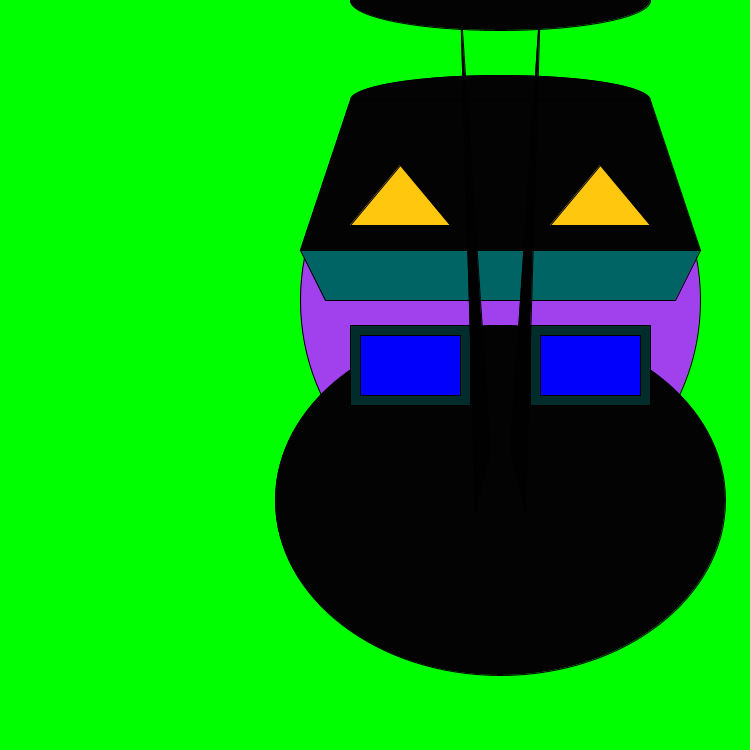
Frame 1 (no input)
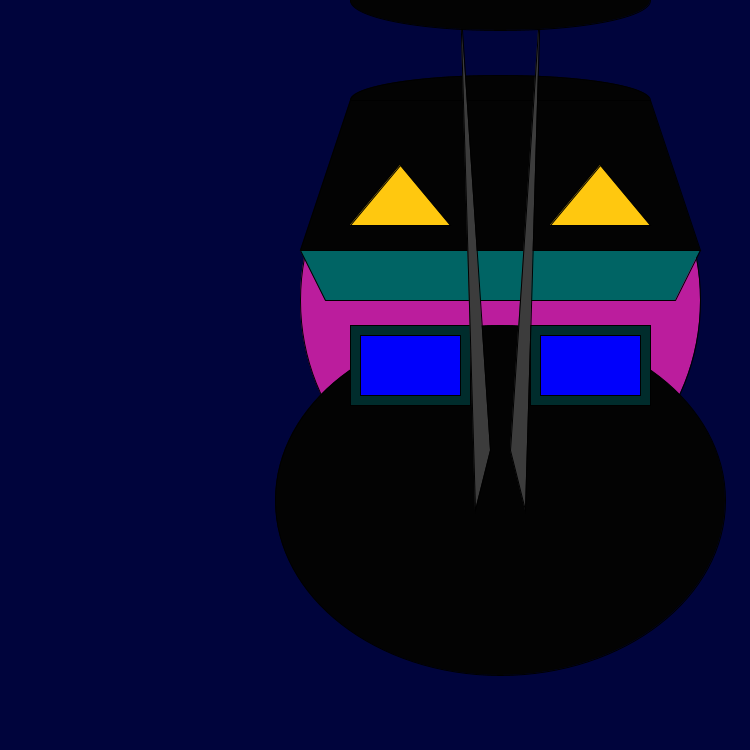
Frame 60 (the mouse pressed at the canvas centre just before this capture)
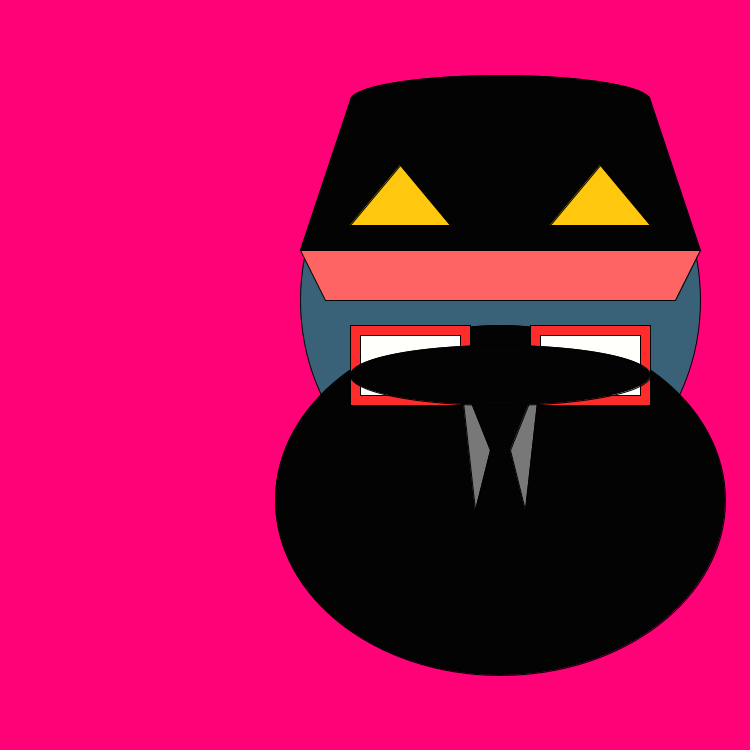
Frame 120 (the mouse held since frame 60 and released just before this capture)

The Processing sketch that drew these frames (run headless with seeded random() and noise(); from frame 60 on, the mouse is pressed at the canvas centre):

// Processing sketch: processing_155829
// ── processing_155829.pde

int radius;


void setup (){
background(mouseY,frameCount,frameCount);
size(750,750);
}

void draw(){
  background(mouseX,255/frameCount,frameCount);

fill(random(250),random(250),random(250));

ellipse(500,300,400,425);

fill(3,3,3);
ellipse(500,500,450,350);
ellipse(500,100,300,50);
quad(350,100,650,100,700,250,300,250);

fill(mouseX,100,100);
quad(300,250,700,250,675,300,325,300);
fill(mouseY,44,44);
rect(350,325,120,80);
rect(530,325,120,80);
fill(mouseX,mouseY,252);
rect(360,335,100,60);
rect(540,335,100,60);
fill(frameCount,frameCount,frameCount);
triangle(460,mouseX,490,450,475,510);
triangle(540,mouseX,510,450,525,510);
ellipse(500,mouseX,250,50);
fill(3,3,3);
ellipse(500,mouseY,300,60);
fill(255,200,15);
triangle(350,225,450,225,400,165);
triangle(550,225,650,225,600,165);
}
